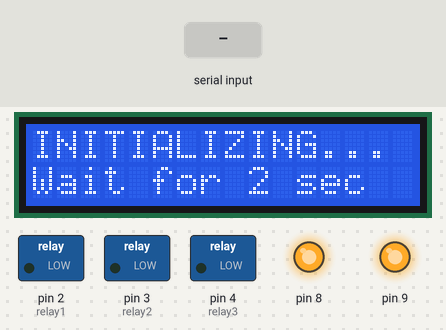
A sketch run on a simulated Arduino Uno, built with avr-gcc and run on an emulated ATmega328P. Parts: 16×2 character LCD, switched loads named in the sketch (green lamp = pin HIGH), output pins drawn as LEDs (lit = HIGH). The inputs (shaded band) are chosen by the test bench.

Above: at 0.1 s.
3.3 s: "I" received over Serial
At 4.1 s:
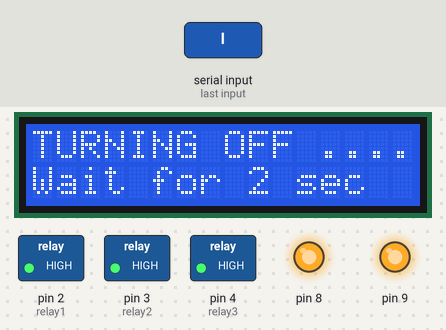
6.3 s: "1" received over Serial
At 8.1 s:
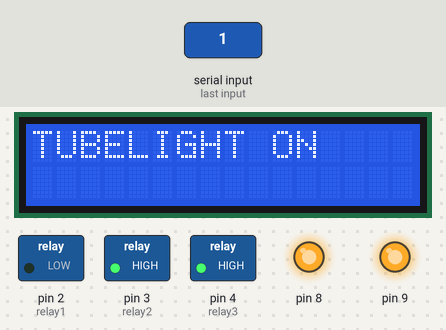
9.1 s: "3" received over Serial
At 10.1 s:
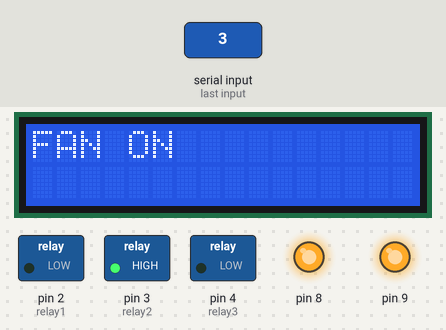
10.7 s: "A" received over Serial
At 11.6 s:
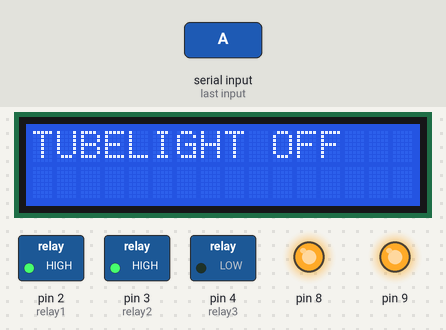
12.2 s: "2" received over Serial
At 12.6 s:
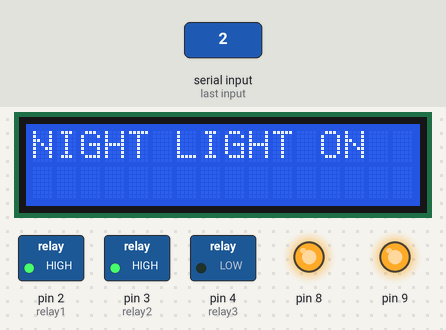
15.2 s: "C" received over Serial
At 18.1 s:
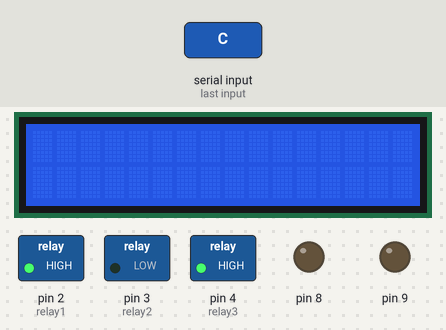
Timing chart, 0 to 19.2 s (numbered marks = the images above; inputs shaded):
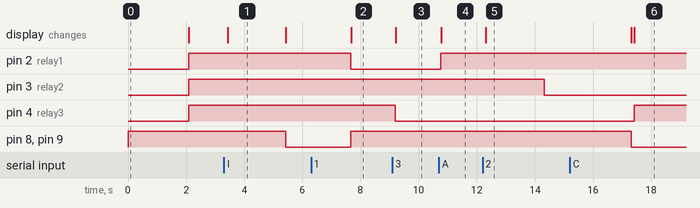

The sketch:

room_automation_via_bluetooth.ino
```cpp
// (licence header left out)
#include<LiquidCrystal_I2C.h>
#include<Wire.h>

//Definition of the relay
#define relay1 2
#define relay2 3
#define relay3 4
LiquidCrystal_I2C lcd(0x27,2,1,0,4,5,6,7,3, POSITIVE);//Declaring the i2c chip for the lcd screen

char val; //variable to accept the Serial.read() data
boolean value; //power consumption variable
boolean power; //power consumption variable
boolean night_light = true; //Backlight variable (to enable backlight for the lcd without overloading)

void switch_off(){      //This function switches off all the lights connected to the relay
  lcd.clear();
  lcd.setCursor(0,0);
  lcd.print("TURNING OFF .......");
  lcd.setCursor(0,1);
  lcd.print("Wait for 2 sec");
  lcd.noCursor();
  delay(2000);

  digitalWrite(relay1, HIGH);
  digitalWrite(relay2, HIGH);
  digitalWrite(relay3, HIGH);
  backlight_off();
  night_light = true;
  }

void switch_on(){      //This function switches on all the lights connected to the relay
  backlight_on();
  lcd.clear();
  lcd.print("Everything is on");

  digitalWrite(relay1, LOW);
  digitalWrite(relay3, LOW);
}

void backlight_off(){  //Function to turn the lcd off
  digitalWrite(8, LOW);
  digitalWrite(9, LOW);
  lcd.noDisplay();
 }

 void backlight_on(){  //Function to turn the lcd on
  digitalWrite(8, HIGH);
  digitalWrite(9, HIGH);
  lcd.display();
 }


void setup() {
  pinMode(relay1, OUTPUT);//setting the pin mode for all the relay pins as output
  pinMode(relay2, OUTPUT);
  pinMode(relay3, OUTPUT);
  pinMode(8, OUTPUT);
  pinMode(9, OUTPUT);

  digitalWrite(8, HIGH);
  digitalWrite(9, HIGH);
  lcd.begin(16,2);//Initializing the lcd
  lcd.clear();
  lcd.setCursor(0,0);
  lcd.print("INITIALIZING...");
  lcd.setCursor(0,1);
  lcd.print("Wait for 2 sec");
  delay(2000);
  lcd.clear();

  digitalWrite(relay1, HIGH);//Turning off all the relay's when the arduino is reset
  digitalWrite(relay2, HIGH);
  digitalWrite(relay3, HIGH);
  Serial.begin(9600);//Beginning the serial monitor at 9600 baud rate

}
//This loop executes forever
void loop() {
  if(Serial.available()>0)//Checking if any serial data is available
    val = Serial.read();//if it is available then reading the data and assigning to val


    //The particular light is turned on
  if(val == '1'){
    if(power == true){ //this is to prevent from turning on the tube light when the night lamp is on
      backlight_off();  //turning off the backlight for the led
      digitalWrite(relay1, HIGH);  //turning off the tubelight
    }
    else{
      digitalWrite(relay1, LOW);  //Turning on the tubelight
      backlight_on();
      lcd.clear();
      lcd.display();
      lcd.setCursor(0,0);
      lcd.print("TUBELIGHT ON");
      lcd.noCursor();
      value = true;  //setting the boolean value to true for power consuption
    }

  }
  else if(val == '2'){ //Serial Read to check if the night lamp must be turned on
    if(value == true){ //power consumption(to turn off the tube light before turning on the night lamp)
      lcd.clear();
      lcd.setCursor(0,0);
      lcd.print("TURN OFF THE");
      lcd.setCursor(0,1);
      lcd.print("LIGHT FIRST");
      delay(5000); // delay 5 seconds
    }
    while(night_light == true){  //Loop to print the night light status before powering off the lcd without overloading
      backlight_on();
      lcd.clear();
    lcd.setCursor(0,0);
    lcd.print("NIGHT LIGHT ON");
    lcd.noCursor();
    delay(2000);
    night_light = false;
    }
    digitalWrite(relay2, LOW); //Turnning on the night lamp on
    power = true;  //Setting the boolean value to true (for switching on and off the fan even when the night lamp is on with the output on the lcd display)
    delay(3000); // delay for 3 seconds
    backlight_off();

  }
  else if(val == '3'){   //Turn on the fan if the condition is met
    if(power == true){  //checks if the night light is on ; And allows us to turn on the fan even if the night lamp is on with the lcd display output
      digitalWrite(relay3, LOW); //Turning the fan on
      backlight_on();
      lcd.clear();
      lcd.display();
      lcd.setCursor(0,0);
      lcd.print("FAN ON");  //setting the output as "fan on"
      lcd.noCursor();
      delay(2000);   //delay for 2 seconds
      while(power == true){
      backlight_off();   //Turns off the backlight after 2 seconds
      val = Serial.read();   //Serial read to check if the input
      if(val == 'B'){    //if the condition is met the night lamp is turned off
        digitalWrite(relay2, HIGH);    //Turning off the night lamp off
        power = false;  //Boolean value set to false so as to break out of the while loop
        lcd.clear();
        lcd.setCursor(0,0);
        lcd.print("NIGHT LIGHT OFF");
        lcd.noCursor();
        backlight_on();
        lcd.setCursor(0,1);
        lcd.print("GOOD MORNING");
      }
      else if(val == 'C'){  //Serial read to check if the fan has to be turned off
        digitalWrite(relay3, HIGH); //Turning the fan off
        backlight_on();
        lcd.clear();
        lcd.setCursor(0,0);
        lcd.print("FAN OFF");
        lcd.noCursor();
        delay(1000);  //Delay for 1 second
  }
  else if(val == '3'){  //Serial read to check if the fan must be turned on
        digitalWrite(relay3, LOW); //Turning the fan on
        backlight_on();
        lcd.clear();
        lcd.display();
        lcd.setCursor(0,0);
        lcd.print("FAN ON");
        lcd.noCursor();
        delay(1000);  //Delay for 1 second
      }
     }
    }
    else{  //Initially if the power = false then this else loop is executed
      digitalWrite(relay3, LOW); //turning the fan on
      backlight_on();
      lcd.clear();
      lcd.display();
      lcd.setCursor(0,0);
      lcd.print("FAN ON");
      lcd.noCursor();
  }
  }


  //the particular lights are turned off
  else if(val == 'A'){
    digitalWrite(relay1, HIGH);  //Turning the tube light off
    value = false; //setting the boolean "value" to false to break out of the if condition
    lcd.clear();
    lcd.display();
    lcd.setCursor(0,0);
    lcd.print("TUBELIGHT OFF");
    lcd.noCursor();
    if(power == true)
      backlight_off();
  }
  else if(val == 'B'){
    if(power == true){  //To check if the night lamp has already been turned off or not to save computing power
      digitalWrite(relay2, HIGH); //Turning off the night lamp
      power = false;
      lcd.clear();
      lcd.setCursor(0,0);
      lcd.print("NIGHT LIGHT OFF");
      lcd.noCursor();
      backlight_on();
      lcd.setCursor(0,1);
      lcd.print("GOOD MORNING");
    }
  }
  else if(val == 'C'){
    digitalWrite(relay3, HIGH); //Turning off the fan
    lcd.clear();
    lcd.setCursor(0,0);
    lcd.print("FAN OFF");
    lcd.noCursor();
  }


  //All the light are switched off
  else if(val == '9')
    switch_on();
  //All the lights are switched on
  else if(val == 'I')
    switch_off();
  delay(100);
  }
```

Measured:
- after the input at 3.3 s, pin 8, pin 9: HIGH → LOW after 2.1 s; the display: changes after 0.13 s (image 1)
- after the input at 6.3 s, pin 2 (relay1): HIGH → LOW after 1.4 s; pin 8, pin 9: LOW → HIGH after 1.4 s; the display: changes after 1.4 s (image 2)
- after the input at 9.1 s, pin 4 (relay3): HIGH → LOW after 0.10 s; the display: changes after 0.11 s (image 3)
- after the input at 10.7 s, pin 2 (relay1): LOW → HIGH after 0.07 s; the display: changes after 0.09 s (image 4)
- after the input at 12.2 s, pin 3 (relay2): HIGH → LOW after 2.1 s; the display: changes after 0.12 s (image 5)
- after the input at 15.2 s, pin 4 (relay3): LOW → HIGH after 2.2 s
- what the display in image 1 shows lasts 2.0 s, from 3.4 s to 5.4 s
